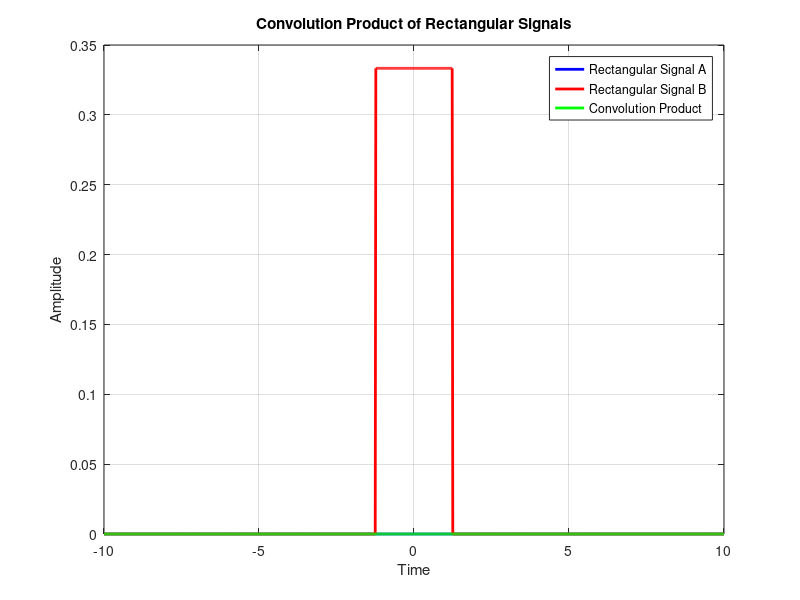

The MATLAB script that drew this image:
% Define parameters for rectangular signals
clear all;close all;clc;
A = 1/2;  % Height of signal A
B = 1/3;  % Height of signal B
a = 0;  % Width of signal A
b = 2.5;  % Width of signal B

% Function to compute the convolution product of two signals
function result = convolution_product(signal1, signal2, dt)
    result = conv(signal1, signal2) * dt;
    % Trim the convolution result to have the same length as the input signals
    result = result(1:length(signal1));
      end

% Function to generate a rectangular pulse signal
function signal = rectangular_pulse(t, width, height)
    signal = zeros(size(t));
    half_width = width / 2;
    signal(abs(t) <= half_width) = height;
end

% Define time vector
t = linspace(-10, 10, 1000);
dt = t(2) - t(1);

% Generate rectangular signals
rect_A = rectangular_pulse(t, a, A);
rect_B = rectangular_pulse(t, b, B);

% Compute convolution product
convolution_result = convolution_product(rect_A, rect_B, dt);

% Plot the signals and the convolution result
figure;
plot(t, rect_A, 'b', 'LineWidth', 2);
hold on;
plot(t, rect_B, 'r', 'LineWidth', 2);
plot(t, convolution_result, 'g', 'LineWidth', 2);
xlabel('Time');
ylabel('Amplitude');
title('Convolution Product of Rectangular Signals');
legend('Rectangular Signal A', 'Rectangular Signal B', 'Convolution Product');
grid on;
